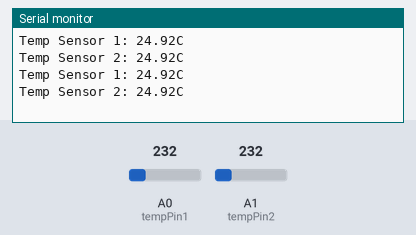
This sketch was run on a simulated Arduino Uno, built with avr-gcc and run on an emulated ATmega328P. Parts: the last lines printed to the serial monitor. Inputs (shaded band) come from the test bench; at power-on: A0 (tempPin1) = 232, A1 (tempPin2) = 232.

Above: at 1.8 s.
1.9 s: A0 (tempPin1) set to 250
At 2.8 s:
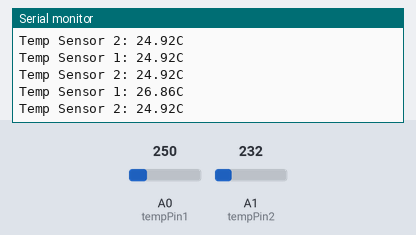
3.4 s: A1 (tempPin2) set to 250
At 4.4 s:
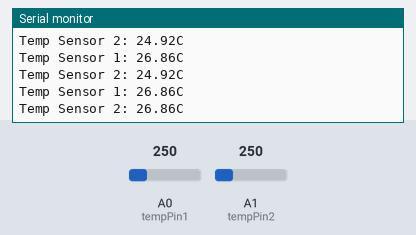
4.9 s: A0 (tempPin1) set to 266
At 5.8 s:
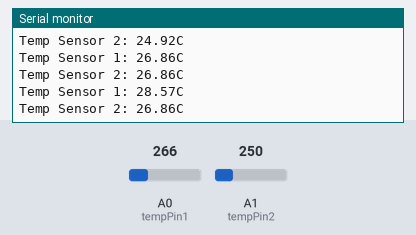
6.4 s: A1 (tempPin2) set to 266
At 7.8 s:
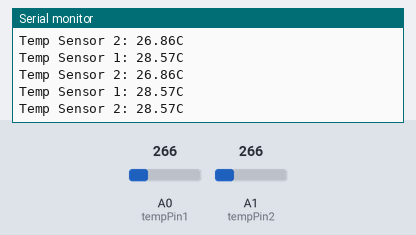
Timing chart, 0 to 8.9 s (numbered marks = the images above; inputs shaded):
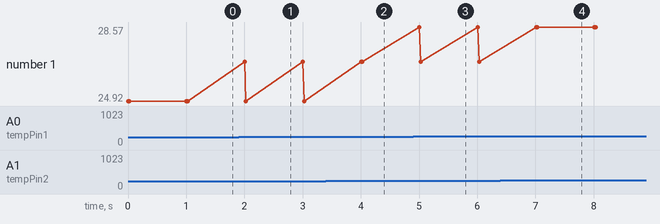

Measured:
- after the input at 1.9 s, the serial monitor: prints a new line after 0.10 s (image 1)
- after the input at 3.4 s, the serial monitor: prints a new line after 0.63 s (image 2)
- after the input at 4.9 s, the serial monitor: prints a new line after 0.11 s (image 3)
- after the input at 6.4 s, the serial monitor: prints a new line after 0.63 s (image 4)

The sketch:

temp.ino
```cpp
/*Tests Two Temperature Sensors*/

/*Conect Centre Pins of Temp Sensor to analog pins 0 and 1
 _____
|     |
|     | (Flat Side to front)
 | | |
 | | |
5V   GND
  A0/1 */
#define tempPin1 0
#define tempPin2 1

float Temp1;
float Temp2;

void setup()
{
  Serial.begin(9600);
  /* Set the analogue reference used by the ADC inputs
     to the internal 1.1V reference */
  analogReference(INTERNAL);
}

void loop()
{
  /* Read the analogue pin and scale the reading to degrees centigrade
     (10mV per degree / (1.1V Int Ref / 1024 ADC resolution)) */
  Temp1 = analogRead(tempPin1) / (10.24/1.1);
  Temp2 = analogRead(tempPin2) / (10.24/1.1);
  Serial.print("Temp Sensor 1: ");
  Serial.print(Temp1);
  Serial.print("C\nTemp Sensor 2: ");
  Serial.print(Temp2);
  Serial.println("C\n");

  delay(1000);
}
```
